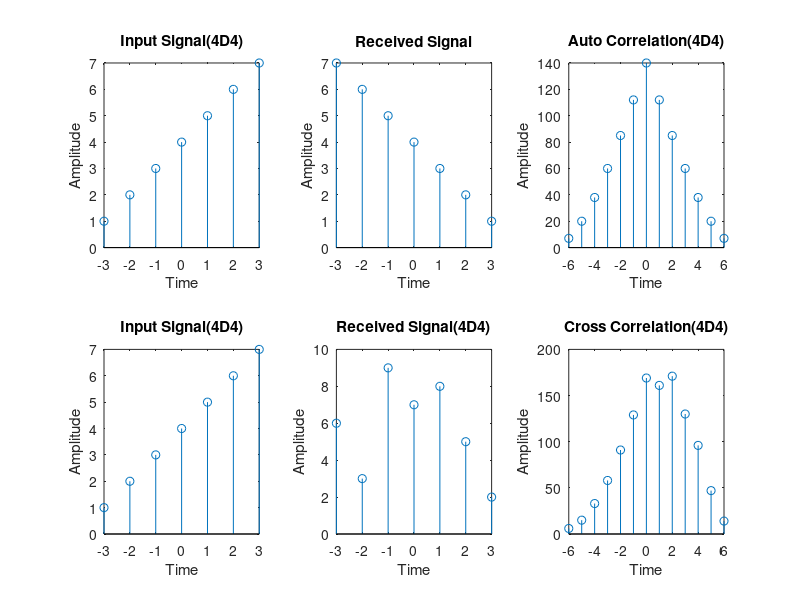

Write MATLAB code to recreate this figure.
close all
clear all

n1 = -3:1:3;
x = [1,2,3,4,5,6,7];

n2 = -n1;

a = min(n1)+min(n2);
b = max(n1)+max(n2);

n = a:1:b;
RXX = xcorr(x,x);

subplot(2,3,1);
stem(n1,x);
xlabel("Time");
ylabel("Amplitude");
title("Input Signal(4D4)");

subplot(2,3,2);
stem(n2,x);
xlabel("Time");
ylabel("Amplitude");
title("Received Signal");

subplot(2,3,3);
stem(n,RXX);
xlabel("Time");
ylabel("Amplitude");
title("Auto Correlation(4D4)");

%Cross Correlation
n1 = -3:1:3;
x = [1,2,3,4,5,6,7];

n2 = -3:1:3;
y = [2,5,8,7,9,3,6];
n3 = -n2;

a = min(n1)+min(n3);
b = max(n1)+max(n3);

n = a:1:b;
RXY = xcorr(x,y);

subplot(2,3,4);
stem(n1,x);
xlabel("Time");
ylabel("Amplitude");
title("Input Signal(4D4)");

subplot(2,3,5);
stem(n3,y);
xlabel("Time");
ylabel("Amplitude");
title("Received Signal(4D4)");

subplot(2,3,6);
stem(n,RXY);
xlabel("Time");
ylabel("Amplitude");
title("Cross Correlation(4D4)");
